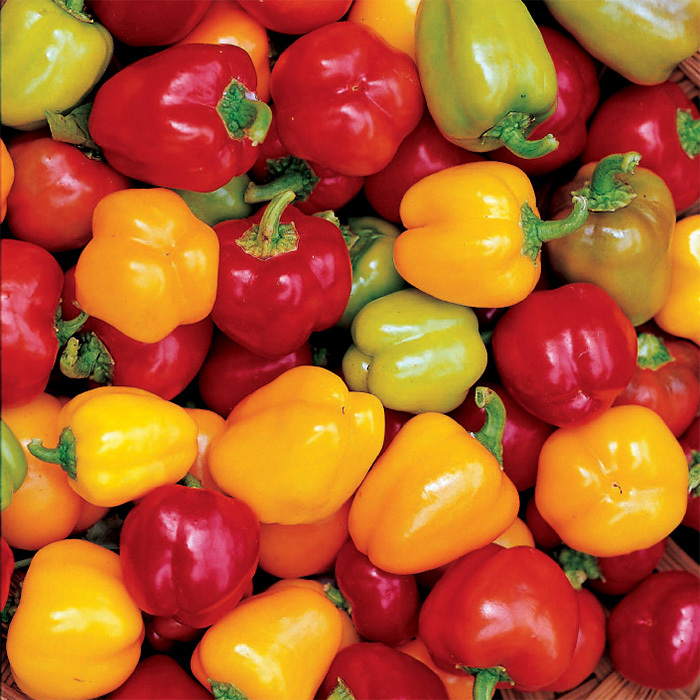
#> input picture peppers.jpg, 700 x 700 px
$ jupyter execute test.ipynb
#> lines starting #> are read from the running program, lines starting #| are printed output that depends on the picture; long printed decimals are rounded
[cell 1]
from skimage.io import imread, imsave
import numpy as np
import matplotlib.pyplot as plt

image = imread('peppers.jpg')
#> image is the input picture: shape (700, 700, 3); mean R, G, B 179.6, 91.6, 39.6
fig, ax = plt.subplots(1, 1, figsize=(10, 10))
ax.imshow(image)

[cell 2]
from skimage.color import rgb2gray

image = rgb2gray(image)
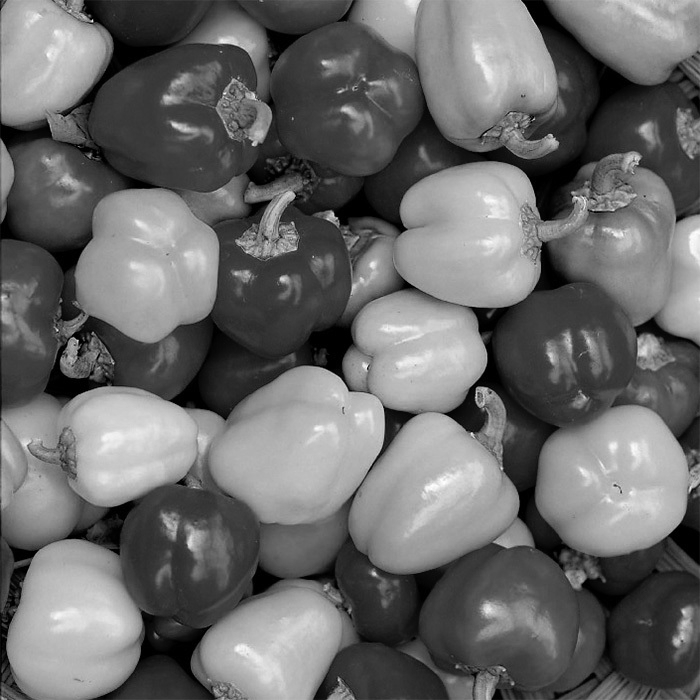
#> image: shape (700, 700) float64; min 0, max 1, mean 0.418
fig, ax = plt.subplots(1, 1, figsize=(10, 10))
ax.imshow(image, cmap='gray')

[cell 3]
from sklearn.cluster import KMeans

kmeans = KMeans(n_clusters=8, random_state=0).fit(image.reshape(-1, 1))
print(kmeans.cluster_centers_)
#| [[0.1518]
#|  [0.6915]
#|  [0.4562]
#|  [0.798 ]
#|  [0.2325 ]
#|  [0.03672]
#|  [0.5821]
#|  [0.3316]]
np.savetxt('colors.txt', kmeans.cluster_centers_, fmt='%1.3f')

[cell 4]
from numpy.linalg import norm

def get_ratio(candidate, x, y, i, j):
    regularizer = norm(x[i, j] - x[i - 1, j]) + norm(x[i, j] - x[i + 1, j]) + norm(x[i, j] - x[i, j - 1]) + norm(x[i, j] - x[i, j + 1])
    data_consistency = norm(x[i, j] - y[i, j])
    u_denominator = 1 * data_consistency + 0 * regularizer

    regularizer = norm(candidate - x[i - 1, j]) + norm(candidate - x[i + 1, j]) + norm(candidate - x[i, j - 1]) + norm(candidate - x[i, j + 1])
    data_consistency = norm(candidate - y[i, j])
    u_numerator = 1 * data_consistency + 0 * regularizer

    #return np.exp(-u_numerator) / np.exp(-u_denominator)
    return u_denominator - u_numerator

[cell 5]
def update_temp(r):
    return np.power(0.99, np.exp(8 * r))

[cell 6]
from numpy.random import rand, randint

h = image.shape[0]
#> h = 700
w = image.shape[1]
#> w = 700
x = rand(h, w)
y = image
T = 4
count = 0
iterations = 10000000

for iter in range(iterations):
    row = randint(1, h - 1)
    col = randint(1, w - 1)
    candidate = rand()
    value = get_ratio(candidate, x, y, row, col)
    #p = min(1, value)
    p = np.exp(min(0, value) / T)
    if rand() < p:
        count += 1
        x[row, col] = candidate
    T *= update_temp(iter / iterations)

print(count)
fig, ax = plt.subplots(1, 1, figsize=(10, 10))
ax.imshow(x, cmap='gray')
